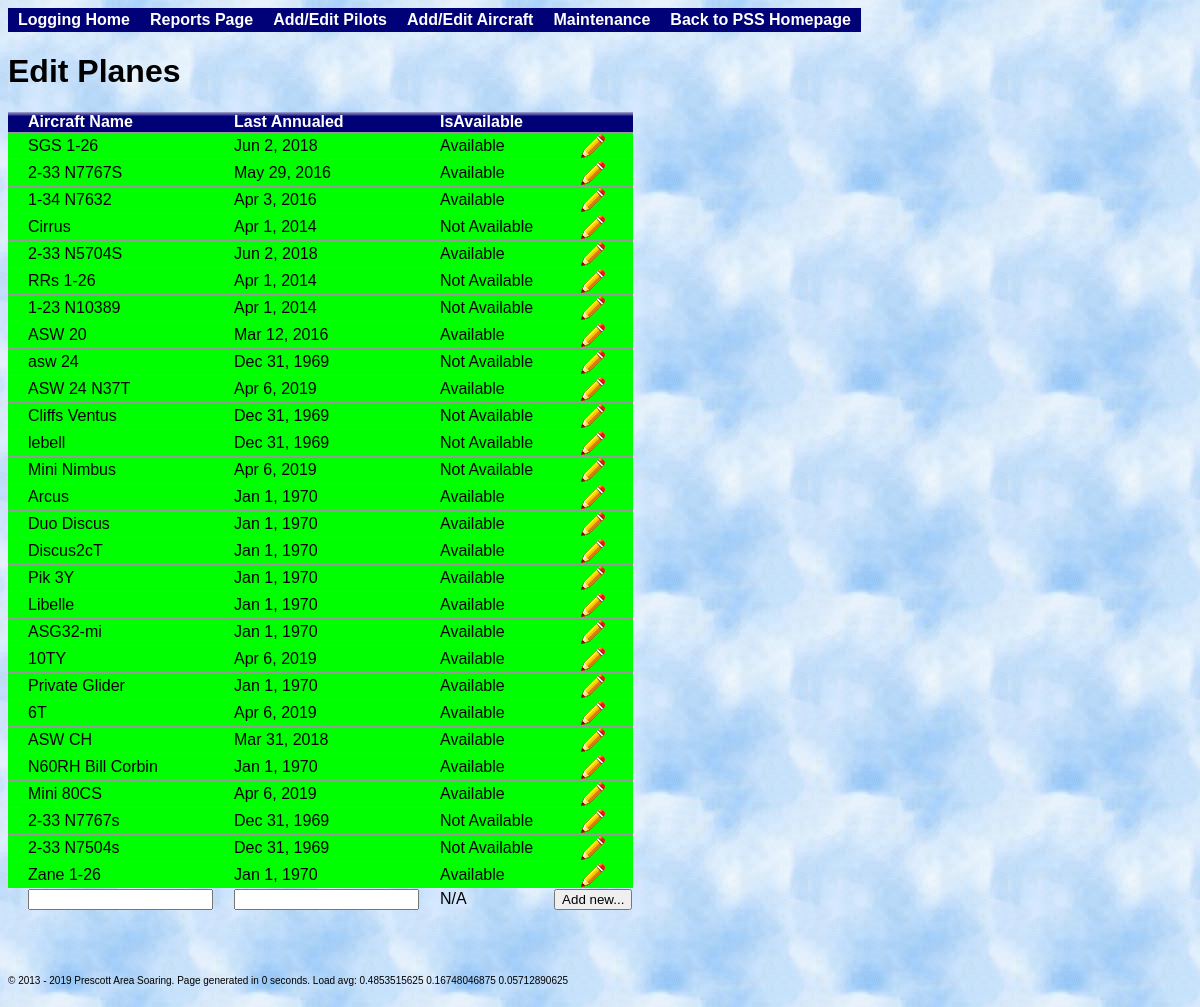
The page /index.php?addplanes on the database its author committed.
### tables this page shows
CREATE TABLE aircraft(ID INTEGER PRIMARY KEY NOT NULL, Name TEXT, LastAnnualed INTEGER, IsAvailable INTEGER DEFAULT 0);

### SoaringLogBase.php (called while the page is built, shortened)
<?php
    class SoaringLogBase {
        private static $instance;
        private $dbDir = 'sqlite:db.sqlite';
        private $aircraftTable = "aircraft";
        public $dbObj;
        public static function GetInstance() {
            if(!self::$instance) {
                self::$instance = new self();
            }
            return self::$instance;
        }
        public function OpenDatabase() {
            try {
                $this->dbObj = new PDO($this->dbDir) or die("Cannot open the database");
            }
            catch(Exception $e) {
                die("Oops, couldn't open the database :( $e");
            }
        }
        public function GetAircraftTable() {
            return $this->aircraftTable;
        }
        public function GetAircraft($showNotAvail = false) {
            if($showNotAvail)
                $query = "SELECT * FROM aircraft;";
            else
                $query = "SELECT * FROM aircraft WHERE IsAvailable='available' OR ID=0;";
            $result = $this->dbObj->query($query);
            $planes = array( );
            while($row = $result->fetch(PDO::FETCH_BOTH)) {
                $planes[$row['ID']] = $row['Name'];
            }
            return $planes;
        }
    }
?>

### addplanes.php (the view, shortened to what this page needs)
<h1>Edit Planes</h1>
<?php
include("SoaringLogBase.php");
$thisFile = "index.php?addplanes";
$logbase = SoaringLogBase::GetInstance();
$database = $logbase->dbObj;
$tableName = $logbase->GetAircraftTable();
$aircraftList = $logbase->GetAircraft(true);
$query = "SELECT * FROM $tableName;";
if($result = $database->query($query)) {
    echo("<table id=\"aircraftTable\" >");
    echo("<tr class=\"Head\"><td>Aircraft Name</td><td>Last Annualed</td><td>IsAvailable</td><td></td></tr>\n");
    while($row = $result->fetch(PDO::FETCH_BOTH)) {
        $editMe = 0;
        if($editMe) {
            echo("<tr id=\"row{$row['flightIndex']}\" class=\"IncompleteEntry\"><form id=\"form{$row['ID']}\" name=\"aircraftUpdate\" action=\"{$thisFile}\" method=\"POST\"> ");
            $entryComplete = false;
        }
        else {
            echo("<tr class=\"CompleteEntry\">");
        }
        echo("<td>{$aircraftList[$row['ID']]}</td>");
        $storedLastAnnual = date("M j, Y", $row['LastAnnualed']);
        if($editMe) {
            echo("<td>");
            echo("<input type=\"text\" name=\"lastAnnualed\" value=\"$storedLastAnnual\" id=\"lastAnnual{$row['ID']}\"/>");
            echo "</td>";
        }
        else
            echo("<td>$storedLastAnnual</td>");
        $isAvailable = $row['IsAvailable'];
        if($editMe) {
            if($isAvailable)
                echo("<td><input type=\"checkbox\" checked=\"yes\" name=\"available\" value=\"available\"></td>");
            else
                echo("<td><input type=\"checkbox\" name=\"available\" value=\"available\"></td>");
        }
        else {
            if($isAvailable)
                echo("<td class=\"Inactive\">Available</td>");
            else
                echo("<td>Not Available</td>");
        }
        if($editMe) {
            echo "<td><input type=\"hidden\" name=\"aircraftID\" value=\"{$row['ID']}\"/><input type=\"submit\" value=\"Update...\" /></form>";
        }
        else {
            echo "<td><center><button name=\"modify\" class=\"modify\" onClick=\"window.location.href='{$thisFile}&aircraftID={$row['ID']}&modified=1'; \" />";
            echo "</center></td></tr>\n";
        }
    }
    echo "<tr><form name=\"aircraftList\" action=\"{$thisFile}\" method=\"POST\">\n";
    echo "<td><input type=\"text\" name=\"aircraftName\" /></td>\n";
    echo "<td><input type=\"text\" name=\"lastAnnualed\" /></td>\n";
    echo "<td>N/A</td>";
    echo "<td><input type=\"submit\" value=\"Add new...\" /></td>";
    echo "</form></tr>";
    echo("</table><br><br><br>");
}
else
    print("Failed to execute query!!!");
?>

### style.css (style rules this page uses)
table, td, th { font-family: Verdana, Arial; font-size: 16px; border: 0px solid black; border-collapse:collapse; padding-left: 20px }
body { font-family: Verdana, Arial; font-size: 16px; background-image: url(img/Clouds.jpg); }
tr.CompleteEntry { background-color: #00FF00; border-top: 1px solid #999999; }
th, tr.Head { color: #FFFFFF; background-color: #000077; background-image: url('img/grad_white.png'); background-position: 0px -3px; background-repeat: repeat-x; vertical-align: bottom; padding-left: 20px; padding-right: 3px; font-family: Verdana, Arial; font-size: 14px; font-weight: bold; }
button.modify { border: none; height: 24px; width: 24px; valign: center; background: transparent; background-image: url('img/modify.png'); background-position: center; }

### rows shown on the page
aircraft: ID "SGS 1-26", LastAnnualed "Jun 2, 2018", IsAvailable "Available"
aircraft: ID "2-33 N7767S", LastAnnualed "May 29, 2016", IsAvailable "Available"
aircraft: ID "1-34 N7632", LastAnnualed "Apr 3, 2016", IsAvailable "Available"
aircraft: ID "Cirrus", LastAnnualed "Apr 1, 2014", IsAvailable "Not Available"
aircraft: ID "2-33 N5704S", LastAnnualed "Jun 2, 2018", IsAvailable "Available"
aircraft: ID "RRs 1-26", LastAnnualed "Apr 1, 2014", IsAvailable "Not Available"
aircraft: ID "1-23 N10389", LastAnnualed "Apr 1, 2014", IsAvailable "Not Available"
aircraft: ID "ASW 20", LastAnnualed "Mar 12, 2016", IsAvailable "Available"
aircraft: ID "asw 24", LastAnnualed "Dec 31, 1969", IsAvailable "Not Available"
aircraft: ID "ASW 24 N37T", LastAnnualed "Apr 6, 2019", IsAvailable "Available"
aircraft: ID "Cliffs Ventus", LastAnnualed "Dec 31, 1969", IsAvailable "Not Available"
aircraft: ID "lebell", LastAnnualed "Dec 31, 1969", IsAvailable "Not Available"
aircraft: ID "Mini Nimbus", LastAnnualed "Apr 6, 2019", IsAvailable "Not Available"
aircraft: ID "Arcus", LastAnnualed "Jan 1, 1970", IsAvailable "Available"
aircraft: ID "Duo Discus", LastAnnualed "Jan 1, 1970", IsAvailable "Available"
aircraft: ID "Discus2cT", LastAnnualed "Jan 1, 1970", IsAvailable "Available"
aircraft: ID "Pik 3Y", LastAnnualed "Jan 1, 1970", IsAvailable "Available"
aircraft: ID "Libelle", LastAnnualed "Jan 1, 1970", IsAvailable "Available"
aircraft: ID "ASG32-mi", LastAnnualed "Jan 1, 1970", IsAvailable "Available"
aircraft: ID "10TY", LastAnnualed "Apr 6, 2019", IsAvailable "Available"
aircraft: ID "Private Glider", LastAnnualed "Jan 1, 1970", IsAvailable "Available"
aircraft: ID "6T", LastAnnualed "Apr 6, 2019", IsAvailable "Available"
aircraft: ID "ASW CH", LastAnnualed "Mar 31, 2018", IsAvailable "Available"
aircraft: ID "N60RH Bill Corbin", LastAnnualed "Jan 1, 1970", IsAvailable "Available"
aircraft: ID "Mini 80CS", LastAnnualed "Apr 6, 2019", IsAvailable "Available"
aircraft: ID "2-33 N7767s", LastAnnualed "Dec 31, 1969", IsAvailable "Not Available"
aircraft: ID "2-33 N7504s", LastAnnualed "Dec 31, 1969", IsAvailable "Not Available"
aircraft: ID "Zane 1-26", LastAnnualed "Jan 1, 1970", IsAvailable "Available"

### other values the page prints
$oneMinLoad "0.4853515625"
$fiveMinLoad "0.16748046875"
$fifteenMinLoad "0.05712890625"
